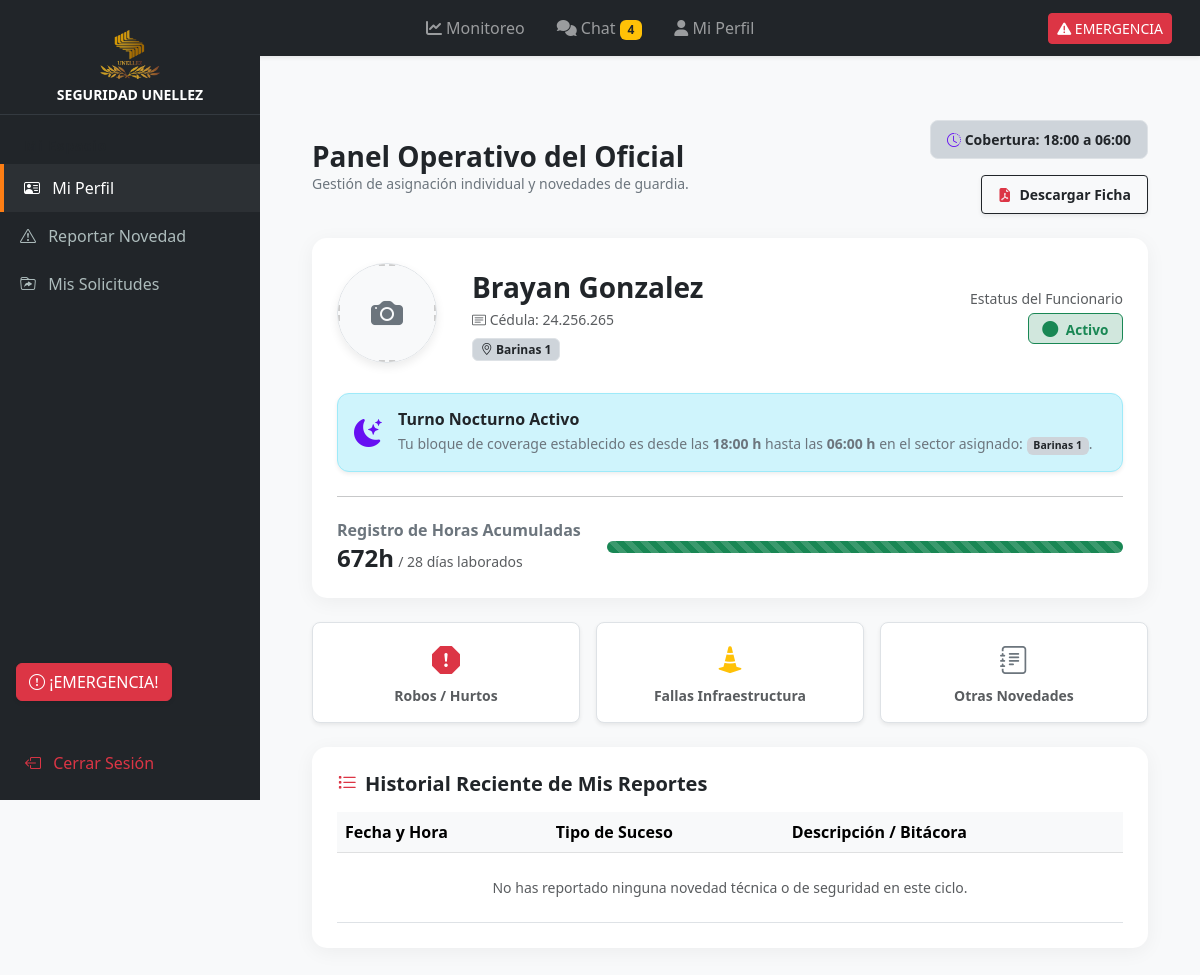
Page /mi-perfil/ (signed in) on the committed database.
### seguridad_unellez/models.py (models this page shows, shortened)
class Guardia(models.Model):
    user = models.OneToOneField(User, on_delete=models.CASCADE, null=True, blank=True, verbose_name="Usuario de Sistema")
    nombre = models.CharField(max_length=100)
    apellido = models.CharField(max_length=100, default="Sin Apellido")
    email = models.EmailField(unique=True, null=True, blank=True)
    cedula = models.CharField(max_length=20)
    turno = models.CharField(max_length=50)
    area_asignada = models.CharField(max_length=100)
    horas_trabajadas = models.IntegerField(default=0)
    dias_trabajados = models.IntegerField(default=0)
    foto = models.ImageField(upload_to='perfiles/', null=True, blank=True, verbose_name="Foto de Perfil")
    ESTATUS_CHOICES = [
        ('Activo', 'Activo'),
        ('Pendiente', 'Pendiente'),
        ('Inactivo', 'Inactivo'),
        ('Bloqueado', 'Bloqueado'),
    ]
    estatus = models.CharField(max_length=20, choices=ESTATUS_CHOICES, default='Activo')
    esta_bloqueado = models.BooleanField(default=False, verbose_name="¿Cuenta Bloqueada?")

### seguridad_unellez/views.py (the view)
# urls.py: path('mi-perfil/', views.mi_perfil, name='mi_perfil'),
@login_required
def mi_perfil(request):
    return render(request, 'seguridad_unellez/mi_perfil.html', {'guardia': Guardia.objects.filter(user=request.user).first()})

### seguridad_unellez/templates/seguridad_unellez/mi_perfil.html (shortened to what this page needs)
{% extends 'seguridad_unellez/base.html' %}
{% load static %}
{% block content %}
<!DOCTYPE html>
<html lang="es">
<head>
    <link rel="stylesheet" href="https://cdn.jsdelivr.net/npm/bootstrap@5.3.0/dist/css/bootstrap.min.css">
    <link rel="stylesheet" href="https://cdn.jsdelivr.net/npm/bootstrap-icons@1.11.0/font/bootstrap-icons.css">
</head>
<body>
    <div class="sidebar d-flex flex-column justify-content-between">
        <div>
            <div class="brand">
                <img src="{% static 'seguridad_unellez/logo.png' %}" alt="Logo UNELLEZ" class="mb-2">
                <h6 class="text-white fw-bold mb-0 small">SEGURIDAD UNELLEZ</h6>
            </div>
            <p class="text-muted px-4 small uppercase fw-bold mb-2" style="letter-spacing: 1px;">Mi Espacio</p>
            <a href="{% url 'mi_perfil' %}" class="active"><i class="bi bi-person-vcard me-2"></i> Mi Perfil</a>
            <a href="{% url 'registrar_incidencia' %}"><i class="bi bi-exclamation-triangle me-2"></i> Reportar Novedad</a>
            <a href="{% url 'mis_solicitudes' %}"><i class="bi bi-folder-symlink me-2"></i> Mis Solicitudes</a>
        </div>
        <div class="p-3">
            <button type="button" class="btn btn-danger btn-block font-weight-bold shadow-sm mb-2" data-bs-toggle="modal" data-bs-target="#modalEmergencia">
                <i class="bi bi-exclamation-circle"></i> ¡EMERGENCIA!
            </button>
            <hr class="text-muted">
            <form action="{% url 'logout' %}" method="post" class="d-inline">
                <button type="submit" class="btn btn-link text-danger p-2 small text-decoration-none w-100 text-start">
                    <i class="bi bi-box-arrow-left me-2"></i> Cerrar Sesión
                </button>
            </form>
        </div>
    </div>
    <div class="main-content">
        <div class="d-flex justify-content-between align-items-center mb-4 row g-3">
            <div class="col-md-7">
                <h1 class="h3 fw-bold mb-0">Panel Operativo del Oficial</h1>
                <p class="text-secondary small mb-0">Gestión de asignación individual y novedades de guardia.</p>
            </div>
            <div class="col-md-5 text-md-end d-flex align-items-center justify-content-md-end gap-3 flex-wrap">
                {% if guardia %}
                    {% if 'Nocturno' in guardia.turno or 'nocturno' in guardia.turno %}
                        <span class="text-dark bg-dark-subtle px-3 py-2 rounded-3 small fw-semibold border"><i class="bi bi-clock-history text-indigo"></i> Cobertura: 18:00 a 06:00</span>
                    {% else %}
                        <span class="text-dark bg-warning-subtle px-3 py-2 rounded-3 small fw-semibold border"><i class="bi bi-clock-history text-orange"></i> Cobertura: 06:00 a 18:00</span>
                    {% endif %}
                    <a href="{% url 'descargar_ficha_pdf' %}" class="btn btn-outline-dark fw-semibold shadow-sm btn-sm py-2 px-3">
                        <i class="bi bi-file-earmark-pdf-fill text-danger me-1"></i> Descargar Ficha
                    </a>
                {% endif %}
            </div>
        </div>
        {% if guardia %}
        <div class="profile-card mb-4">
            <div class="row align-items-center">
                <div class="col-md-2 text-center text-md-start mb-3 mb-md-0">
                    <div class="position-relative d-inline-block rounded-circle overflow-hidden base-avatar border"
                         style="cursor: pointer; width: 100px; height: 100px; box-shadow: 0 4px 10px rgba(0,0,0,0.08);"
                         data-bs-toggle="modal" data-bs-target="#modalFotoPerfil"
                         title="Haz clic aquí para cambiar tu foto de perfil">
                        {% if guardia.foto %}
                            <img src="{{ guardia.foto.url }}" alt="Foto de {{ guardia.nombre }}"
                                 class="w-100 h-100"
                                 style="object-fit: cover;">
                        {% else %}
                            <div class="bg-light text-dark w-100 h-100 d-flex align-items-center justify-content-center"
                                 style="border: 2px dashed #ccc !important;">
                                <i class="bi bi-camera-fill fs-2 text-secondary"></i>
                            </div>
                        {% endif %}
                    </div>
                </div>
                <div class="col-md-6">
                    <h3 class="fw-bold mb-1 text-dark text-capitalize">{{ guardia.nombre }}</h3>
                    <p class="text-muted mb-2 small"><i class="bi bi-card-text"></i> Cédula: {{ guardia.cedula }}</p>
                    <div class="d-flex gap-2 flex-wrap">
                        <span class="badge bg-dark-subtle text-dark border"><i class="bi bi-geo-alt"></i> {{ guardia.area_asignada }}</span>
                    </div>
                </div>
                <div class="col-md-4 text-md-end mt-3 mt-md-0">
                    <span class="d-block text-muted small mb-1">Estatus del Funcionario</span>
                    {% if guardia.estatus == 'Activo' %}
                        <span class="badge badge-status bg-success-subtle text-success border border-success">
                            <i class="bi bi-circle-fill fs-6 small me-1"></i> {{ guardia.estatus }}
                        </span>
                    {% else %}
                        <span class="badge badge-status bg-warning-subtle text-warning border border-warning">
                            <i class="bi bi-clock-fill me-1"></i> {{ guardia.estatus }}
                        </span>
                    {% endif %}
                </div>
            </div>
            <div class="mt-4">
                {% if 'Nocturno' in guardia.turno or 'nocturno' in guardia.turno %}
                    <div class="alert alert-info border border-info-subtle d-flex align-items-center shadow-sm mb-0" role="alert" style="border-radius: 12px;">
                        <i class="bi bi-moon-stars-fill fs-3 me-3 text-indigo"></i>
                        <div>
                            <h6 class="alert-heading fw-bold mb-1 text-dark">Turno Nocturno Activo</h6>
                            <p class="mb-0 small text-secondary">
                                Tu bloque de coverage establecido es desde las <b>18:00 h</b> hasta las <b>06:00 h</b> en el sector asignado: <span class="badge bg-dark-subtle text-dark">{{ guardia.area_asignada }}</span>.
                            </p>
                        </div>
                    </div>
                {% endif %}
            </div>
            <hr class="my-4">
            <div class="row align-items-center">
                <div class="col-md-4">
                    <h6 class="mb-1 fw-bold text-secondary">Registro de Horas Acumuladas</h6>
                    <span class="h4 fw-bold text-dark">{{ guardia.horas_trabajadas }}h</span>
                    <span class="text-muted small">/ {{ guardia.dias_trabajados }} días laborados</span>
                </div>
                <div class="col-md-8">
                    <div class="progress style-progress" style="height: 12px; border-radius: 6px; background-color: #e9ecef;">
                        <div class="progress-bar bg-success progress-bar-striped progress-bar-animated" style="width: {% if guardia.horas_trabajadas > 100 %}100{% else %}{{ guardia.horas_trabajadas }}{% endif %}%"></div>
                    </div>
                </div>
            </div>
        </div>
        <div class="row g-3 mb-4">
            <div class="col-6 col-md-4">
                <div class="stat-card p-3 rounded-3 text-center border bg-white shadow-sm">
                    <i class="bi bi-exclamation-octagon-fill text-danger fs-3 mb-1 d-block"></i>
                    <span class="text-muted small fw-semibold d-block">Robos / Hurtos</span>
                </div>
            </div>
            <div class="col-6 col-md-4">
                <div class="stat-card p-3 rounded-3 text-center border bg-white shadow-sm">
                    <i class="bi bi-cone-striped text-warning fs-3 mb-1 d-block"></i>
                    <span class="text-muted small fw-semibold d-block">Fallas Infraestructura</span>
                </div>
            </div>
            <div class="col-12 col-md-4">
                <div class="stat-card p-3 rounded-3 text-center border bg-white shadow-sm">
                    <i class="bi bi-journal-text text-secondary fs-3 mb-1 d-block"></i>
                    <span class="text-muted small fw-semibold d-block">Otras Novedades</span>
                </div>
            </div>
        </div>
        <div class="data-card">
            <h5 class="fw-bold mb-3 text-dark"><i class="bi bi-list-task text-danger me-2"></i>Historial Reciente de Mis Reportes</h5>
            <div class="table-responsive">
                <table class="table align-middle table-hover mb-0">
                    <thead class="table-light">
                        <tr>
                            <th>Fecha y Hora</th>
                            <th>Tipo de Suceso</th>
                            <th>Descripción / Bitácora</th>
                        </tr>
                    </thead>
                    <tbody>
                        {% for incidencia in mis_incidencias %}
                        <tr>
                            <td class="text-muted small">{{ incidencia.fecha_hora|date:"d/m/Y H:i" }}</td>
                            <td>
                                {% if incidencia.tipo == 'ROBO' or incidencia.tipo == 'ALTERCADO' %}
                                    <span class="badge bg-danger-subtle text-danger border border-danger small">
                                        {{ incidencia.get_tipo_display|default:incidencia.tipo }}
                                    </span>
                                {% elif incidencia.tipo == 'FALLA' %}
                                    <span class="badge bg-warning-subtle text-warning border border-warning small">
                                        {{ incidencia.get_tipo_display|default:incidencia.tipo }}
                                    </span>
                                {% else %}
                                    <span class="badge bg-secondary-subtle text-secondary border border-secondary small">
                                        {{ incidencia.get_tipo_display|default:incidencia.tipo }}
                                    </span>
                                {% endif %}
                            </td>
                            <td class="text-secondary small">{{ incidencia.descripcion }}</td>
                        </tr>
                        {% empty %}
                        <tr>
                            <td colspan="3" class="text-center text-muted py-4 small">No has reportado ninguna novedad técnica o de seguridad en este ciclo.</td>
                        </tr>
                        {% endfor %}
                    </tbody>
                </table>
            </div>
        </div>
        {% endif %}
    </div>
</body>
</html>
{% endblock content %}

### seguridad_unellez/templates/seguridad_unellez/mi_perfil.html (style rules this page uses)
body { background: #f4f7f6; font-family: 'Segoe UI', sans-serif; overflow-x: hidden; }
.sidebar { height: 100vh; width: 260px; position: fixed; top: 0; left: 0; background: #212529; color: white; padding-top: 20px; z-index: 1000; }
.sidebar .brand { text-align: center; padding: 10px 20px; border-bottom: 1px solid #343a40; margin-bottom: 20px; }
.sidebar .brand img { width: 60px; }
.sidebar a { padding: 12px 20px; text-decoration: none; font-size: 1rem; color: #adbcbc; display: block; transition: all 0.3s; }
.sidebar a:hover, .sidebar a.active { background: #2c3034; color: #fff; border-left: 4px solid #fd7e14; }
.main-content { margin-left: 260px; padding: 40px; }
.profile-card, .data-card, .stat-card { background: white; padding: 25px; border-radius: 15px; box-shadow: 0 4px 20px rgba(0,0,0,0.05); border: none; }
.stat-card { transition: transform 0.2s; }
.badge-status { font-size: 0.85em; padding: 0.5em 1em; }
.text-indigo { color: #6610f2; }

### rows in the picture
Guardia: nombre "Brayan Gonzalez", cedula "24.256.265", area_asignada "Barinas 1", estatus "Activo", horas_trabajadas "672", dias_trabajados "28"
